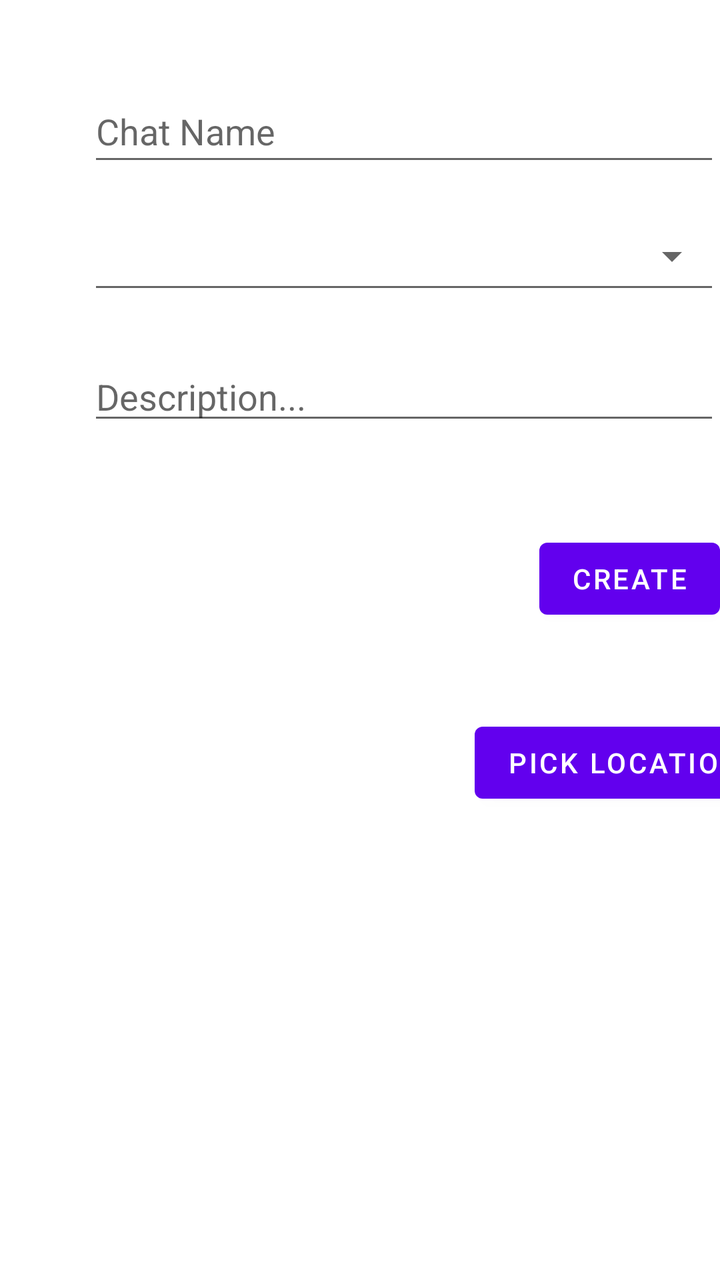
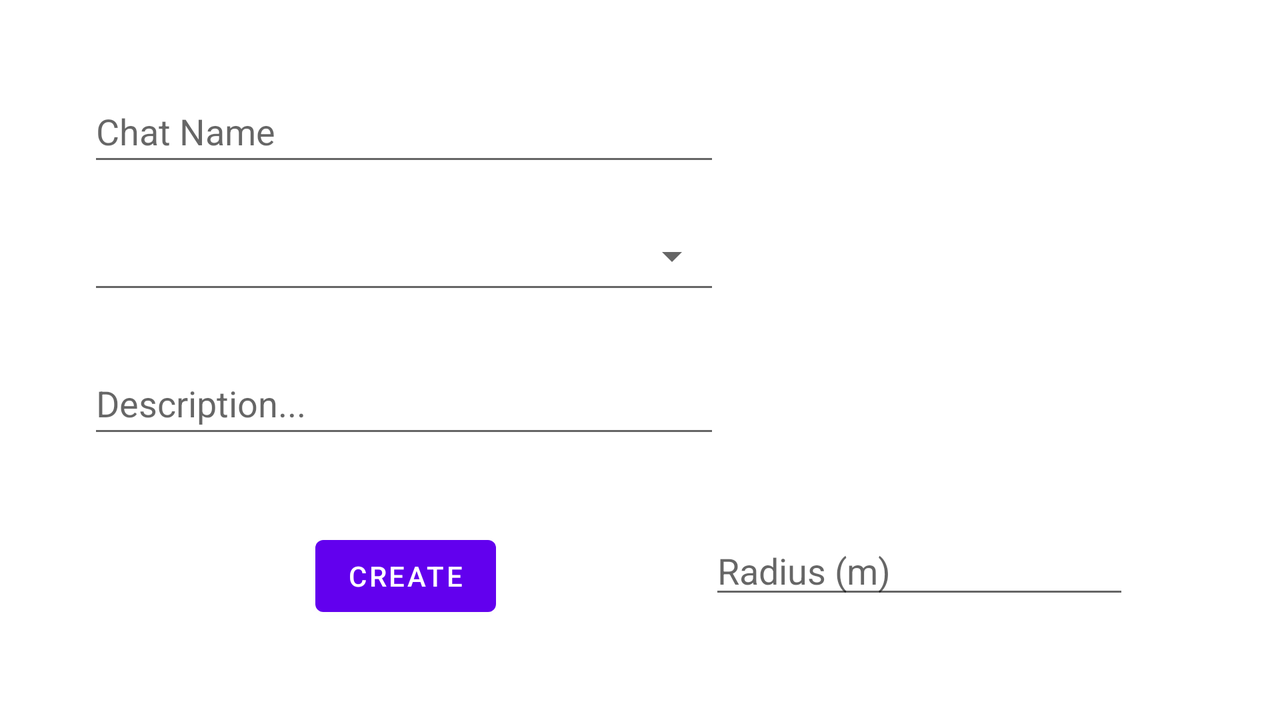

Compare how this app lays out the same screen by default and in its alternative resource folder. The renders come first, then the two layout files and the values they reference.
<!-- AndroidManifest.xml: application theme Theme.ConversationalIST -->
<!-- res/layout/activity_create_chat_room.xml -->
<?xml version="1.0" encoding="utf-8"?>
<androidx.constraintlayout.widget.ConstraintLayout xmlns:android="http://schemas.android.com/apk/res/android"
    xmlns:app="http://schemas.android.com/apk/res-auto"
    xmlns:tools="http://schemas.android.com/tools"
    android:layout_width="match_parent"
    android:layout_height="match_parent"
    tools:context=".activities.CreateChatRoomActivity">

    <EditText
        android:id="@+id/editTxtNewChatroomTitle"
        android:layout_width="316dp"
        android:layout_height="48dp"
        android:layout_marginStart="44dp"
        android:layout_marginTop="40dp"
        android:ems="10"
        android:hint="Chat Name"
        android:inputType="textPersonName"
        app:layout_constraintStart_toStartOf="parent"
        app:layout_constraintTop_toTopOf="parent" />

    <Spinner
        android:id="@+id/chatTypesSpinner"
        style="@style/Base.Widget.AppCompat.Spinner.Underlined"
        android:layout_width="316dp"
        android:layout_height="48dp"
        android:layout_marginStart="44dp"
        android:layout_marginTop="16dp"
        android:contentDescription="@string/app_name"
        app:layout_constraintStart_toStartOf="parent"
        app:layout_constraintTop_toBottomOf="@+id/editTxtNewChatroomTitle" />

    <EditText
        android:id="@+id/editTxtNewChatroomDescr"
        android:layout_width="316dp"
        android:layout_height="wrap_content"
        android:layout_marginTop="24dp"
        android:ems="10"
        android:hint="Description..."
        android:inputType="textPersonName"
        app:layout_constraintEnd_toEndOf="@+id/chatTypesSpinner"
        app:layout_constraintHorizontal_bias="1.0"
        app:layout_constraintStart_toStartOf="parent"
        app:layout_constraintTop_toBottomOf="@+id/chatTypesSpinner" />

    <Button
        android:id="@+id/createNewChatroom"
        android:layout_width="wrap_content"
        android:layout_height="wrap_content"
        android:layout_marginTop="48dp"
        android:text="Create"
        app:layout_constraintEnd_toEndOf="@+id/chatTypesSpinner"
        app:layout_constraintTop_toBottomOf="@+id/editTxtNewChatroomDescr" />

    <Button
        android:id="@+id/pickLocation"
        android:layout_width="wrap_content"
        android:layout_height="wrap_content"
        android:layout_marginTop="44dp"
        android:text="Pick Location"
        app:layout_constraintEnd_toEndOf="@+id/createNewChatroom"
        app:layout_constraintHorizontal_bias="0.551"
        app:layout_constraintStart_toStartOf="@+id/createNewChatroom"
        app:layout_constraintTop_toBottomOf="@+id/createNewChatroom" />


</androidx.constraintlayout.widget.ConstraintLayout>
<!-- resources referenced by this layout -->
<resources>
  <string name="app_name">ConversationalIST</string>
  <style name="Theme.ConversationalIST" parent="Theme.MaterialComponents.DayNight.NoActionBar">
          
          <item name="colorPrimary">@color/purple_500</item>
          <item name="colorPrimaryVariant">@color/purple_700</item>
          <item name="colorOnPrimary">@color/white</item>
          
          <item name="colorSecondary">@color/teal_200</item>
          <item name="colorSecondaryVariant">@color/teal_700</item>
          <item name="colorOnSecondary">@color/black</item>
          
          <item name="android:statusBarColor" tools:targetApi="l">?attr/colorPrimaryVariant</item>
          
      </style>
  <color name="purple_500">#FF6200EE</color>
  <color name="purple_700">#FF3700B3</color>
  <color name="white">#FFFFFFFF</color>
  <color name="teal_200">#FF03DAC5</color>
  <color name="teal_700">#FF018786</color>
  <color name="black">#FF000000</color>
</resources>
<!-- res/layout-land/activity_create_chat_room.xml (the repository's variant of the layout above) -->
<!-- drawn on the phone turned sideways -->
<?xml version="1.0" encoding="utf-8"?>
<androidx.constraintlayout.widget.ConstraintLayout xmlns:android="http://schemas.android.com/apk/res/android"
    xmlns:app="http://schemas.android.com/apk/res-auto"
    xmlns:tools="http://schemas.android.com/tools"
    android:layout_width="match_parent"
    android:layout_height="match_parent"
    tools:context=".activities.CreateChatRoomActivity">

    <EditText
        android:id="@+id/editTxtNewChatroomTitle"
        android:layout_width="316dp"
        android:layout_height="48dp"
        android:layout_marginStart="44dp"
        android:layout_marginTop="40dp"
        android:ems="10"
        android:hint="Chat Name"
        android:inputType="textPersonName"
        app:layout_constraintStart_toStartOf="parent"
        app:layout_constraintTop_toTopOf="parent" />

    <Spinner
        android:id="@+id/chatTypesSpinner"
        style="@style/Base.Widget.AppCompat.Spinner.Underlined"
        android:layout_width="316dp"
        android:layout_height="48dp"
        android:layout_marginStart="44dp"
        android:layout_marginTop="16dp"
        android:contentDescription="@string/app_name"
        app:layout_constraintStart_toStartOf="parent"
        app:layout_constraintTop_toBottomOf="@+id/editTxtNewChatroomTitle" />

    <EditText
        android:id="@+id/editTxtNewChatroomDescr"
        android:layout_width="316dp"
        android:layout_height="wrap_content"
        android:layout_marginTop="24dp"
        android:ems="10"
        android:hint="Description..."
        android:inputType="textPersonName"
        android:minHeight="48dp"
        app:layout_constraintEnd_toEndOf="@+id/chatTypesSpinner"
        app:layout_constraintHorizontal_bias="1.0"
        app:layout_constraintStart_toStartOf="parent"
        app:layout_constraintTop_toBottomOf="@+id/chatTypesSpinner" />

    <Button
        android:id="@+id/createNewChatroom"
        android:layout_width="wrap_content"
        android:layout_height="wrap_content"
        android:layout_marginTop="40dp"
        android:layout_marginEnd="112dp"
        android:text="Create"
        app:layout_constraintEnd_toEndOf="@+id/chatTypesSpinner"
        app:layout_constraintTop_toBottomOf="@+id/editTxtNewChatroomDescr" />

    <Button
        android:id="@+id/pickLocation"
        android:layout_width="wrap_content"
        android:layout_height="wrap_content"
        android:layout_marginStart="108dp"
        android:layout_marginTop="104dp"
        android:text="Pick Location"
        android:visibility="invisible"
        app:layout_constraintEnd_toEndOf="parent"
        app:layout_constraintHorizontal_bias="0.0"
        app:layout_constraintStart_toEndOf="@+id/chatTypesSpinner"
        app:layout_constraintTop_toTopOf="parent" />

    <TextView
        android:id="@+id/coordinatesTextView"
        android:layout_width="wrap_content"
        android:layout_height="wrap_content"
        android:layout_marginTop="28dp"
        android:text="Location:"
        android:visibility="invisible"
        app:layout_constraintEnd_toEndOf="@+id/pickLocation"
        app:layout_constraintHorizontal_bias="0.505"
        app:layout_constraintStart_toStartOf="@+id/pickLocation"
        app:layout_constraintTop_toBottomOf="@+id/pickLocation" />

    <EditText
        android:id="@+id/radiusEditText"
        android:layout_width="wrap_content"
        android:layout_height="wrap_content"
        android:layout_marginTop="64dp"
        android:ems="10"
        android:hint="Radius (m)"
        android:inputType="textPersonName"
        app:layout_constraintEnd_toEndOf="parent"
        app:layout_constraintHorizontal_bias="0.825"
        app:layout_constraintStart_toStartOf="parent"
        app:layout_constraintTop_toBottomOf="@+id/coordinatesTextView" />


</androidx.constraintlayout.widget.ConstraintLayout>
